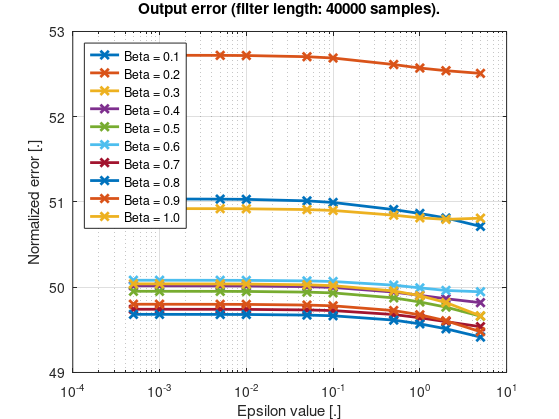

Reproduce this figure in MATLAB.

readFile = load('savedResults_nlms.mat');
capturedData  = readFile.differences;

printFilterLength = 40000;

h = figure;
currentBeta = 0;
betas = 0;
counter2 = 1;
for i = 1:length(capturedData)
    if capturedData(i, 2) == printFilterLength
        if currentBeta ~= capturedData(i,1)
            % Plot previous line
            if currentBeta ~= 0
               semilogx(currentLineX, currentLineY, 'x-', 'LineWidth', 2);
               hold on
            end

            % Start new line to plot
            currentBeta = capturedData(i,1);
            betas(counter2) = currentBeta;
            currentLineX = 0;
            currentLineY = 0;
            counter = 1;
            counter2 = counter2 + 1;

        else
            % Continue saving current line to plot
            currentLineX(counter) = capturedData(i,3);
            currentLineY(counter) = capturedData(i,4);
            counter = counter + 1;
        end
    end
end

if currentBeta ~= 0
    semilogx(currentLineX, currentLineY, 'x-', 'LineWidth', 2);

    legend(cellstr(num2str(betas', 'Beta = %.1f')), 'Location', 'northwest')
    grid
    xlabel('Epsilon value [.]');
    ylabel('Normalized error [.]');
    title(sprintf('Output error (filter length: %d samples).', printFilterLength));

    set(h,'Units','Inches');
    pos = get(h,'Position');
    set(h,'PaperPositionMode','Auto','PaperUnits','Inches','PaperSize',[pos(3), pos(4)])
    print(h, sprintf('output_error_filter_%d_long.pdf', printFilterLength),'-dpdf','-r0')

else
    close all
    disp('No data found for that filter length!');
end



return

dataFixedBeta_01 = [0.1000  500.0000    0.0001   43.9751
                0.1000  500.0000    0.0005   44.2324
                0.1000  500.0000    0.0010   44.5796
                0.1000  500.0000    0.0050   48.4278
                0.1000  500.0000    0.0100   49.9442
                0.1000  500.0000    0.0500   49.6939
                0.1000  500.0000    0.1000   49.6733
                0.1000  500.0000    0.5000   50.0269
                0.1000  500.0000    1.0000   50.3628
                0.1000  500.0000    2.0000   50.2458
                0.1000  500.0000    5.0000   50.4437];

dataFixedBeta_02 = [0.2000  500.0000    0.0001   43.5188
                0.2000  500.0000    0.0005   43.7248
                0.2000  500.0000    0.0010   43.9596
                0.2000  500.0000    0.0050   45.7758
                0.2000  500.0000    0.0100   46.1885
                0.2000  500.0000    0.0500   46.0242
                0.2000  500.0000    0.1000   46.0596
                0.2000  500.0000    0.5000   46.5709
                0.2000  500.0000    1.0000   46.9992
                0.2000  500.0000    2.0000   47.7409
                0.2000  500.0000    5.0000   49.4084];

dataFixedBeta_03 = [0.3000  500.0000    0.0001   43.6645
                0.3000  500.0000    0.0005   43.7123
                0.3000  500.0000    0.0010   43.8116
                0.3000  500.0000    0.0050   44.2262
                0.3000  500.0000    0.0100   44.3335
                0.3000  500.0000    0.0500   44.2268
                0.3000  500.0000    0.1000   44.2338
                0.3000  500.0000    0.5000   44.6494
                0.3000  500.0000    1.0000   45.1459
                0.3000  500.0000    2.0000   45.8543
                0.3000  500.0000    5.0000   47.4112];

dataFixedBeta_04 = [0.4000  500.0000    0.0001   42.8411
                0.4000  500.0000    0.0005   42.7912
                0.4000  500.0000    0.0010   42.8273
                0.4000  500.0000    0.0050   43.1437
                0.4000  500.0000    0.0100   43.2304
                0.4000  500.0000    0.0500   43.1842
                0.4000  500.0000    0.1000   43.0779
                0.4000  500.0000    0.5000   43.5389
                0.4000  500.0000    1.0000   43.9529
                0.4000  500.0000    2.0000   44.6880
                0.4000  500.0000    5.0000   46.0906];

dataFixedBeta_05 = [0.5000  500.0000    0.0001   42.3769
                0.5000  500.0000    0.0005   42.2577
                0.5000  500.0000    0.0010   42.2411
                0.5000  500.0000    0.0050   42.2913
                0.5000  500.0000    0.0100   42.3219
                0.5000  500.0000    0.0500   42.2583
                0.5000  500.0000    0.1000   42.1282
                0.5000  500.0000    0.5000   42.7412
                0.5000  500.0000    1.0000   43.1734
                0.5000  500.0000    2.0000   43.8079
                0.5000  500.0000    5.0000   45.1611];

dataFixedBeta_06 = [0.6000  500.0000    0.0001   42.1224
                0.6000  500.0000    0.0005   41.9605
                0.6000  500.0000    0.0010   41.9030
                0.6000  500.0000    0.0050   41.7201
                0.6000  500.0000    0.0100   41.7362
                0.6000  500.0000    0.0500   41.6601
                0.6000  500.0000    0.1000   41.5127
                0.6000  500.0000    0.5000   41.9972
                0.6000  500.0000    1.0000   42.6337
                0.6000  500.0000    2.0000   43.1797
                0.6000  500.0000    5.0000   44.4769];

dataFixedBeta_07 = [0.7000  500.0000    0.0001   42.0383
                0.7000  500.0000    0.0005   41.8521
                0.7000  500.0000    0.0010   41.6620
                0.7000  500.0000    0.0050   41.3824
                0.7000  500.0000    0.0100   41.3833
                0.7000  500.0000    0.0500   41.2596
                0.7000  500.0000    0.1000   41.1001
                0.7000  500.0000    0.5000   41.4760
                0.7000  500.0000    1.0000   42.0432
                0.7000  500.0000    2.0000   42.7150
                0.7000  500.0000    5.0000   43.9565];

dataFixedBeta_08 = [0.8000  500.0000    0.0001   42.0824
                0.8000  500.0000    0.0005   41.7929
                0.8000  500.0000    0.0010   41.5691
                0.8000  500.0000    0.0050   41.2356
                0.8000  500.0000    0.0100   41.1883
                0.8000  500.0000    0.0500   40.8743
                0.8000  500.0000    0.1000   40.7388
                0.8000  500.0000    0.5000   41.1021
                0.8000  500.0000    1.0000   41.5891
                0.8000  500.0000    2.0000   42.3635
                0.8000  500.0000    5.0000   43.5223];

dataFixedBeta_09 = [0.9000  500.0000    0.0001   41.8197
                0.9000  500.0000    0.0005   41.8320
                0.9000  500.0000    0.0010   41.6549
                0.9000  500.0000    0.0050   41.1884
                0.9000  500.0000    0.0100   41.0523
                0.9000  500.0000    0.0500   40.6174
                0.9000  500.0000    0.1000   40.4578
                0.9000  500.0000    0.5000   40.8300
                0.9000  500.0000    1.0000   41.2475
                0.9000  500.0000    2.0000   42.0585
                0.9000  500.0000    5.0000   43.1385];


% % Plot 0 - Beta and epsilon together (3D plot)
% 
% plot3(capturedData(:,1), capturedData(:,3), capturedData(:,4))
% xlabel('Beta');
% ylabel('Epsilon')
% zlabel('Similarity');

% Plot - Output error as a function of beta / epsilon

h = figure;
semilogx(dataFixedBeta_01(:,3), dataFixedBeta_01(:, 4), 'x-', 'LineWidth', 2);
hold on
semilogx(dataFixedBeta_02(:,3), dataFixedBeta_02(:, 4), 'x-', 'LineWidth', 2);
semilogx(dataFixedBeta_03(:,3), dataFixedBeta_03(:, 4), 'x-', 'LineWidth', 2);
semilogx(dataFixedBeta_04(:,3), dataFixedBeta_04(:, 4), 'x-', 'LineWidth', 2);
semilogx(dataFixedBeta_05(:,3), dataFixedBeta_05(:, 4), 'x-', 'LineWidth', 2);
semilogx(dataFixedBeta_06(:,3), dataFixedBeta_06(:, 4), 'x-', 'LineWidth', 2);
semilogx(dataFixedBeta_07(:,3), dataFixedBeta_07(:, 4), 'x-', 'LineWidth', 2);
semilogx(dataFixedBeta_08(:,3), dataFixedBeta_08(:, 4), 'x-', 'LineWidth', 2);
semilogx(dataFixedBeta_09(:,3), dataFixedBeta_09(:, 4), 'x-', 'LineWidth', 2);
legend({'Beta = 0.1', 'Beta = 0.2', 'Beta = 0.3', 'Beta = 0.4', 'Beta = 0.5', 'Beta = 0.6', 'Beta = 0.7', 'Beta = 0.8', 'Beta = 0.9'});
xlabel('Epsilon value [.]');
ylabel('Normalized error [.]');
title('Short filter output error (length: 500 samples).');
grid

set(h,'Units','Inches');
pos = get(h,'Position');
set(h,'PaperPositionMode','Auto','PaperUnits','Inches','PaperSize',[pos(3), pos(4)])
print(h, sprintf('output_error_filter_%d_long.pdf', printFilterLength),'-dpdf','-r0')
